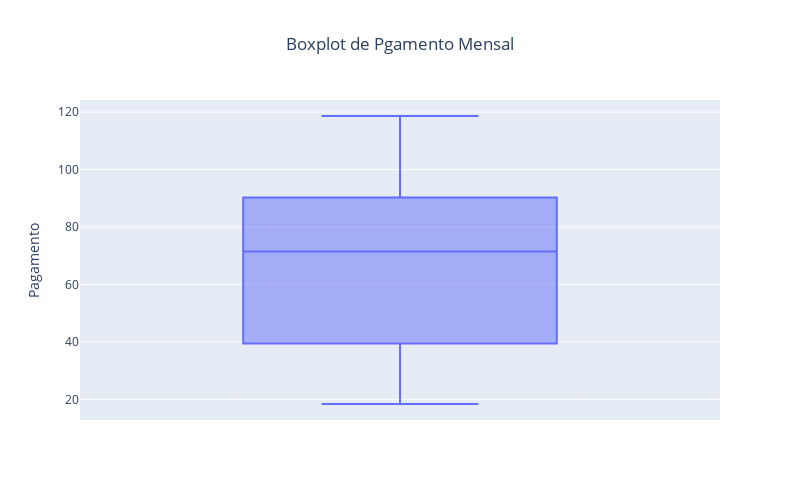

The notebook cell this image was saved under:
### Code cell
# Criando o boxplot para a coluna 'Pagamento_Mensal'
fig = px.box(df, y='Pagamento_Mensal', title='Boxplot de Pgamento Mensal')

# Personalizações no layout
fig.update_layout(
    yaxis_title='Pagamento',
    title_x=0.5,
    width=800,
    height=500
)

# Exibindo o gráfico
fig.show()

### Figure 1 — Plotly figure (JSON) as saved in the notebook; plotly's stock layout.template omitted (floating-point values rounded to 4 significant figures; data arrays with more than 128 entries replaced by an {"elided": "..."} marker saying what was removed)
{"data": [{"alignmentgroup": "True", "hovertemplate": "Pagamento_Mensal=%{y}<extra></extra>", "legendgroup": "", "marker": {"color": "#636efa"}, "name": "", "notched": false, "offsetgroup": "", "orientation": "v", "showlegend": false, "type": "box", "x0": " ", "xaxis": "x", "y": {"elided": "2477 float values"}, "y0": " ", "yaxis": "y"}], "layout": {"boxmode": "group", "height": 500, "legend": {"tracegroupgap": 0}, "title": {"text": "Boxplot de Pgamento Mensal", "x": 0.5}, "width": 800, "xaxis": {"anchor": "y", "autorange": true, "domain": [0, 1], "range": [-0.5, 0.5], "type": "category"}, "yaxis": {"anchor": "x", "autorange": true, "domain": [0, 1], "range": [12.83, 124.2], "title": {"text": "Pagamento"}, "type": "linear"}}}
